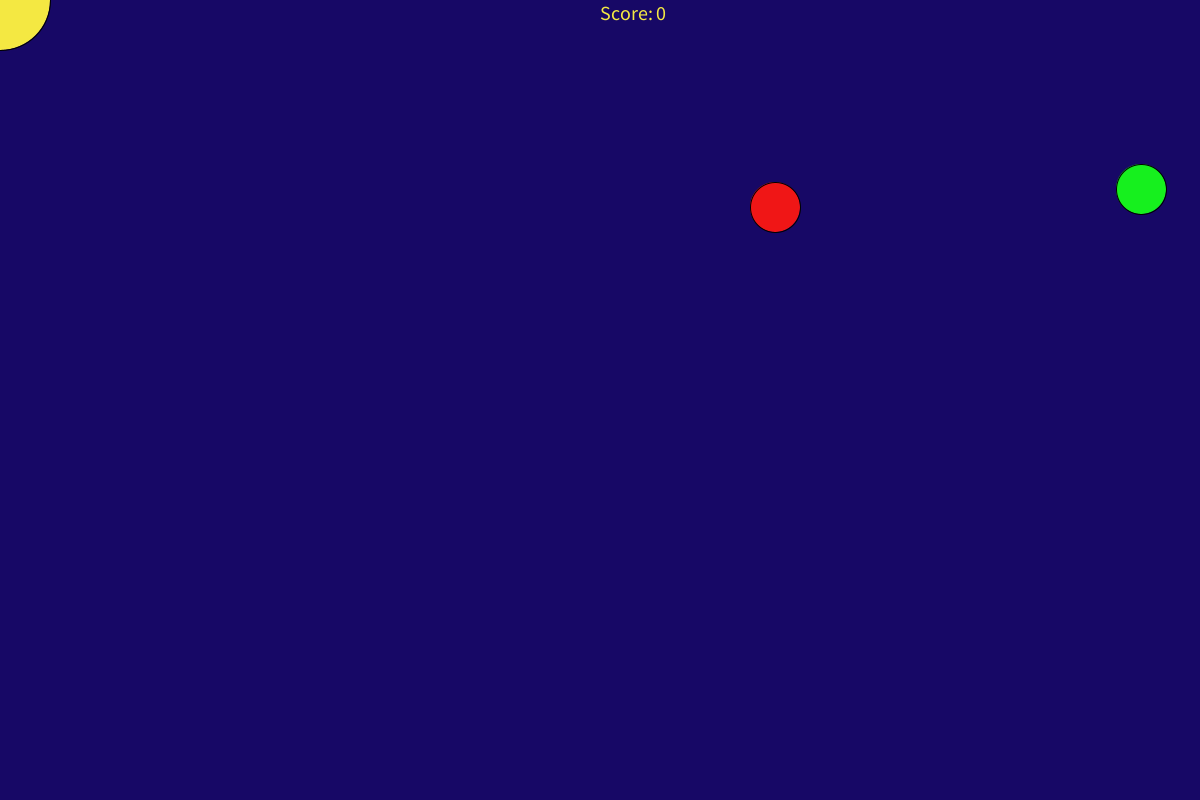
Frame 1 (no input)
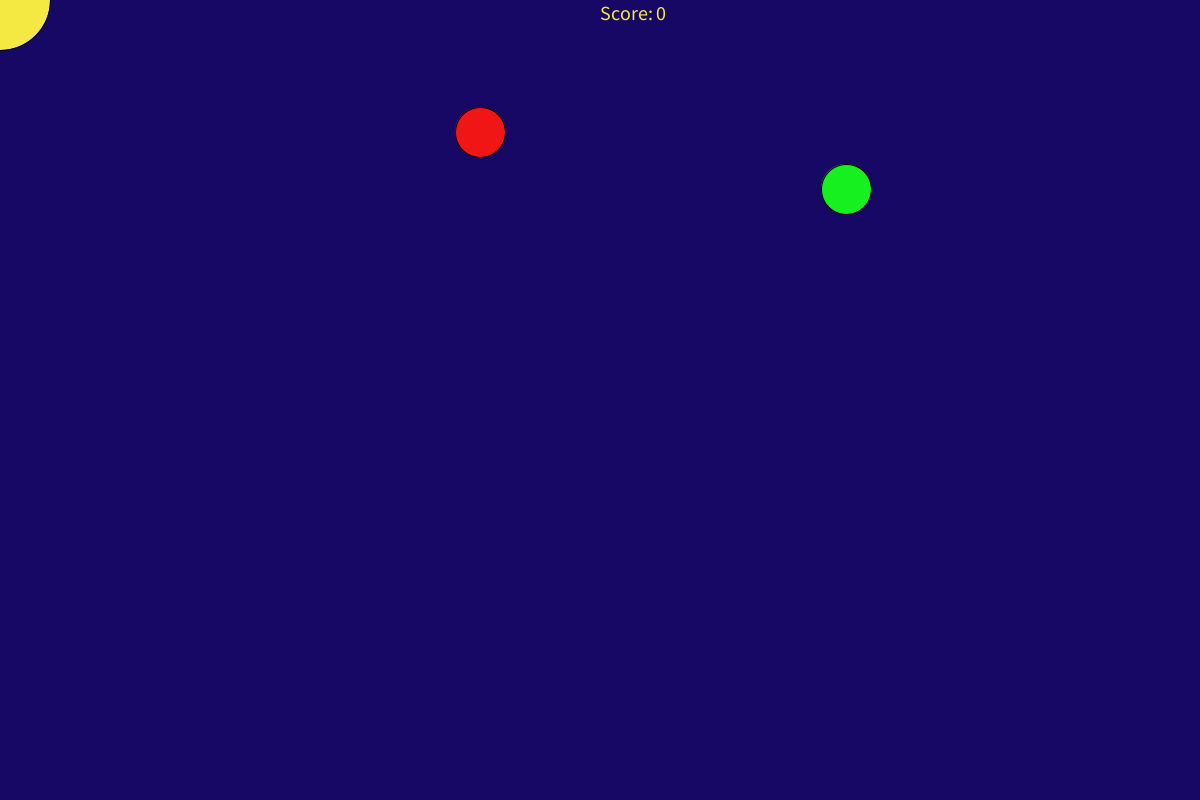
Frame 60 (the mouse pressed at the canvas centre just before this capture)
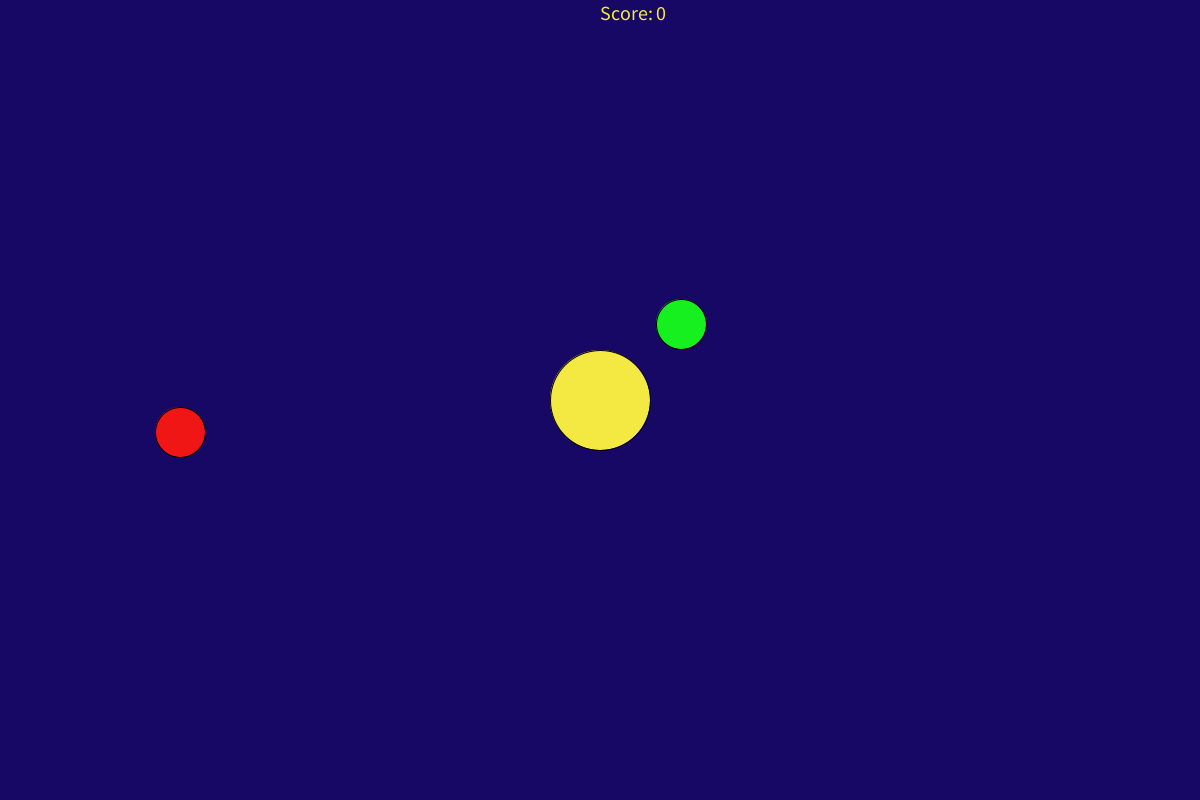
Frame 120 (the mouse held since frame 60 and released just before this capture)

The Processing sketch that drew these frames (run headless with seeded random() and noise(); from frame 60 on, the mouse is pressed at the canvas centre):

// Processing sketch: GameV1_pde
// ── GameV1_pde.pde
Cherry eatme;
Pucman pizzaFace;
Ghost boo;
int score;
color YELLOW = color(244, 232, 66);

void setup() {
  size(1200, 800);
  surface.setLocation(5400-width, -140); //Do not write this line 
  eatme = new Cherry();
  pizzaFace = new Pucman();
  boo=new Ghost(pizzaFace);
  score=0;
}

void draw() {
  background(color(23, 8, 102));
  fill(YELLOW);
  textSize(20);
  textMode(CENTER);
  text("Score: "+score, width/2, 20);
  eatme.drawme();
  eatme.updatePosition();
  pizzaFace.drawme();
  pizzaFace.updatePosition();
  boo.drawme();
  boo.updatePosition();
  float d = dist(eatme.x, eatme.y, pizzaFace.x, pizzaFace.y);
  if(d<eatme.size/2+pizzaFace.size/2){
    eatme = new Cherry();
    score++;
    println(score);
  }
}

// ── Ghost.pde
public class Ghost{
  private int x, y, speedX, speedY, dirX, dirY, size;
  private Pucman target;
  
  Ghost(Pucman p){
    x=(int) random(width);
    y=(int) random(height);
    size=50;
    speedX=5;
    speedY=5;
    dirX=-1;
    dirY=-1;
    target = p;
  }
  
  void drawme(){
    fill(#16F01E);
    ellipse(x, y, size, size);
  }
  //mouseX, mouseY
  
  void updatePosition(){
    float distH = (x-target.x)*(x-target.x);
    float distV = (y-target.y)*(y-target.y);
    if(distH>distV){
      speedX =5;
      speedY =0;
      if(x>target.x){
        dirX=-1;
      }else{
        dirX=1;
      }
    }else{
      speedX=0;
      speedY=5;
      if(y>target.y){
        dirY=-1;
      }else{
        dirY=1; 
      }
    }
    x+=speedX*dirX;
    y+=speedY*dirY;
  }
}

// ── Pucman.pde
public class Pucman{
  public int x, y, size;
  
  Pucman(){
    x=mouseX;
    y=mouseY;
    size=100;
  }
  
  void drawme(){
    fill(YELLOW);
    ellipse(x, y, size, size);
  }
  
  void updatePosition(){
    x=mouseX;
    y=mouseY;
  }
}

// ── cherry.pde
public class Cherry{
  private int x, y, speedX, speedY, dirX, dirY, size;
  
  Cherry(){
    x=(int) random(width);
    y=(int) random(height);
    size=50;
    speedX=5;
    speedY=5;
    dirX=-1;
    dirY=-1;
  }
  
  void drawme(){
    fill(#F01616);
    ellipse(x, y, size, size);
  }
  //mouseX, mouseY
  
  void updatePosition(){
    if(x<size/2 || x>width-size/2){
      dirX *= -1;
    }
    if(y<size/2 || y>height-size/2){
      dirY *= -1;
    }
    x+=speedX*dirX;
    y+=speedY*dirY;
  }
}
